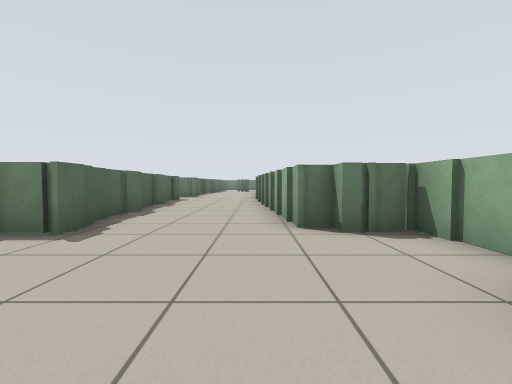
view 1 (above)

19 first-person views from a walk through a world built for the Player/Stage simulator. The camera is 0.71 m above the floor, tilts 2° down and sees 90° across. The lines on the ground mark 1 m squares. The floor is counted in squares, 1 m on a side. Each view is taken from the middle of a square. On the plan, view 1 faces up. The plan holds only what a view shows up to about 9 squares ahead; the rest is blank. Robots are left out.

view 2
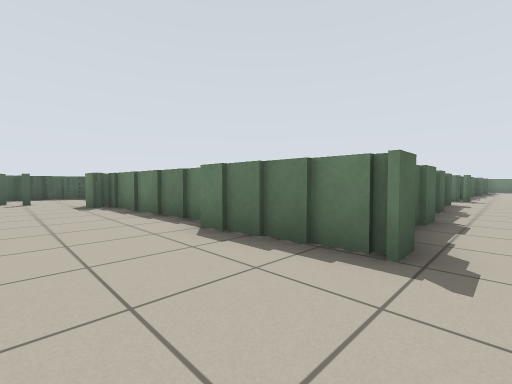

view 3
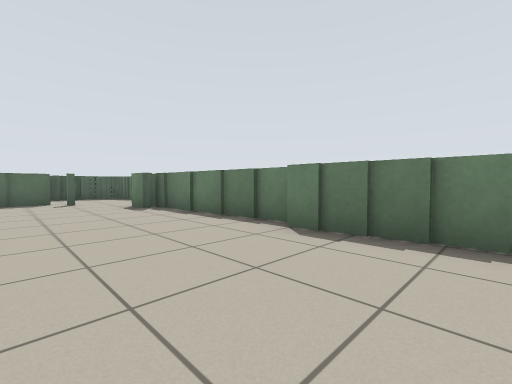

view 4
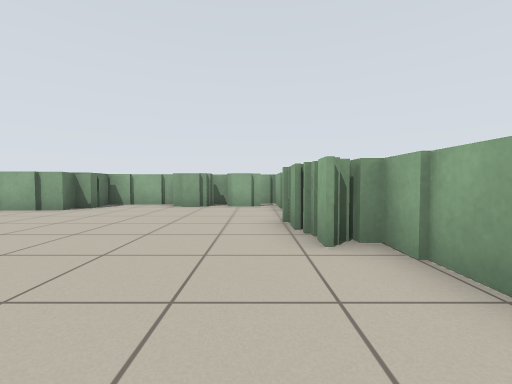

view 5
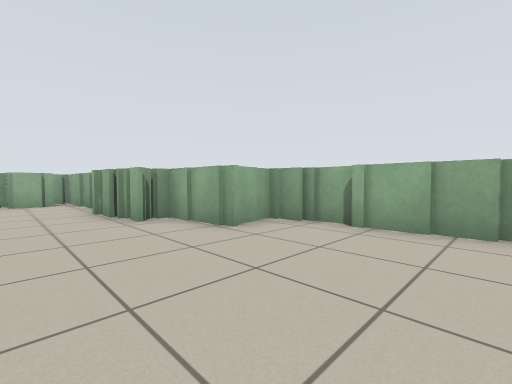

view 6
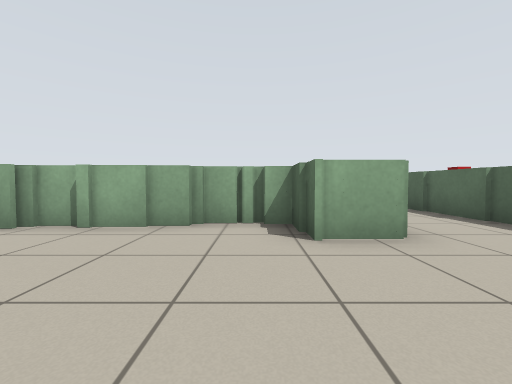

view 7
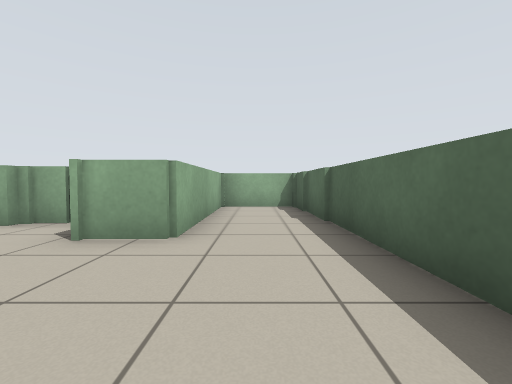

view 8
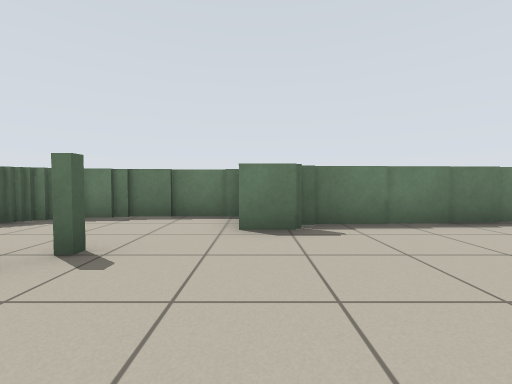

view 9
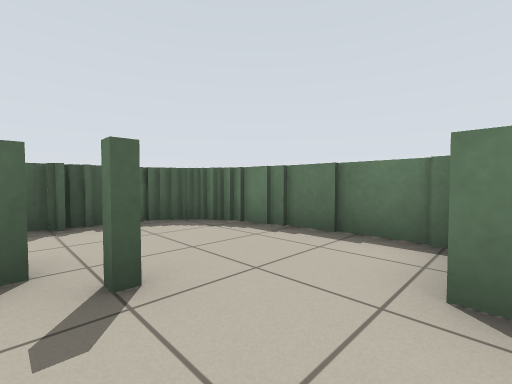

view 10
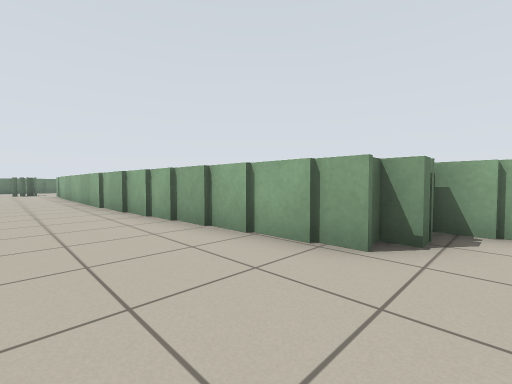

view 11
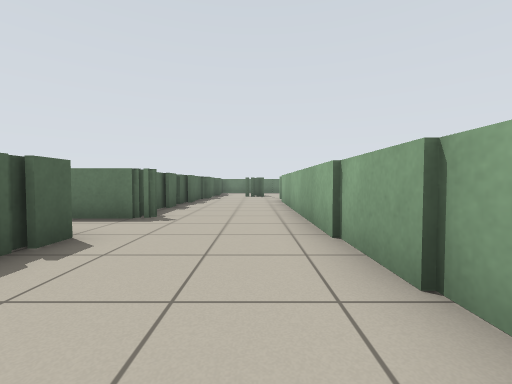

view 12
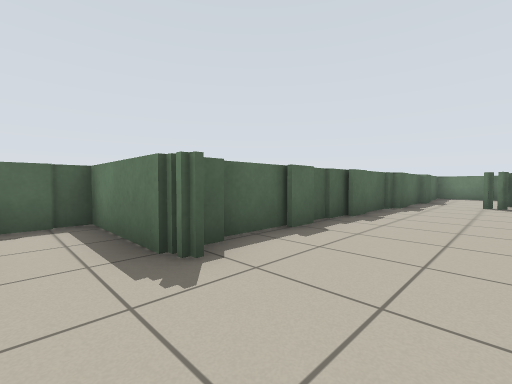

view 13
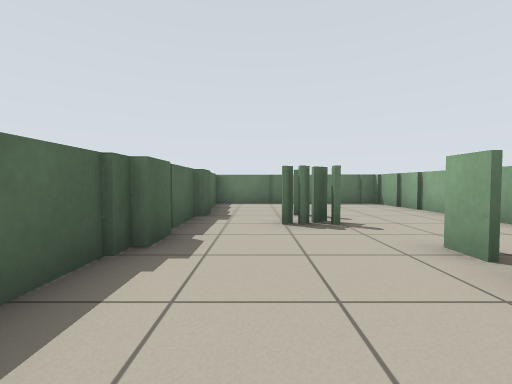

view 14
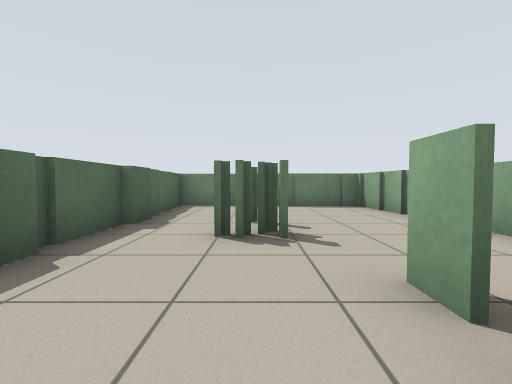

view 15
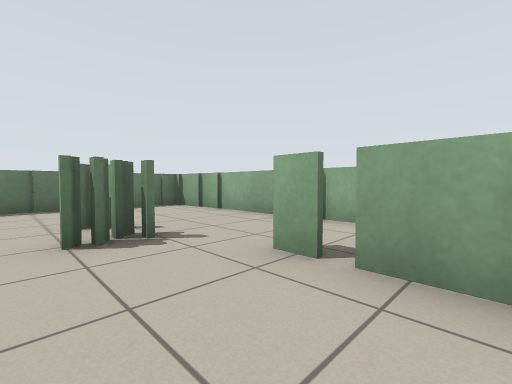

view 16
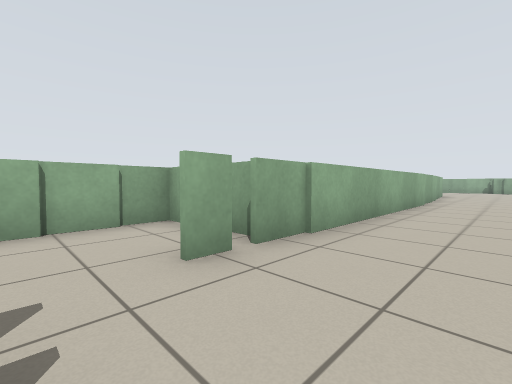

view 17
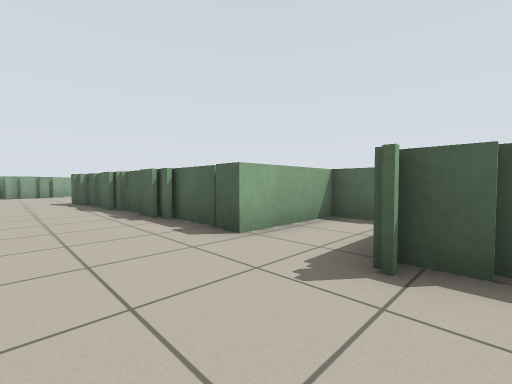

view 18
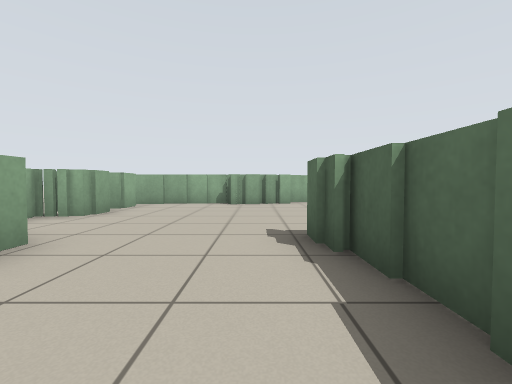

view 19
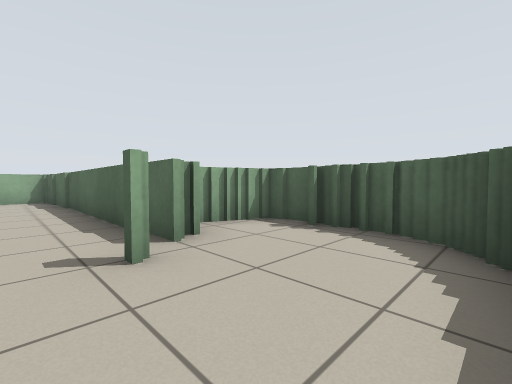

### Floor plan
Points are (right, up) in squares from view 1. A wall is a line through its corners. A room is listed if a view was taken in it or the views show most of it. See-through windows are left out.
Room 1 (views 1, 2, 3, 4, 5, 6, 7, 8, 9, 10, 11, 18, 19)
walls: (-5.8, 3.6) (-8.9, 3.6); (-4.2, 3.4) (-5.6, 3.4); (-8.8, 3.4) (-10.4, 3.4) (-10.4, 2.9) (-11.4, 2.9); (-4.9, -2.6) (-3, -2.6) (-3, -1.9); (-3.2, -1.8) (-2.1, -1.8); (-2.2, -1.6) (-1, -1.6); (-2.7, 4.5) (-2.7, 3.6) (-4.4, 3.6); (-6.1, -4.2) (-5, -4.2); (-4.5, -4) (-4.5, -3); (-8, -4.2) (-6.2, -4.2); (-1, -2) (-0.2, -2); (-0.4, -1.8) (2.8, -1.8) (2.8, -1.1); (-11.2, 4.5) (-13.8, 4.5); (-3.1, 7.1) (-3.1, 4.2); (-13.4, 1.2) (-13.4, -6.5); (1.7, 0.4) (1.7, 1.6) (2.6, 1.6) (2.6, 2.1); (-3.3, 8.4) (-3.3, 7); (1.7, -1.2) (1.7, -0.1); (1.8, 3.6) (1.2, 3.6) (1.2, 4.1) (0.6, 4.1) (0.6, 6.6); (-3.1, 8.9) (-3.1, 8.1); (0.4, 6.5) (0.4, 8.5); (2.4, 2.1) (2.4, 3.8) (1.5, 3.8); (2.6, -0.1) (2.6, 0.5); (0.1, 8.4) (0.1, 9.4); (-13.2, -6.4) (-13.2, -7.7) (-11, -7.7) (-11, -3.2) (-9.7, -3.2) (-9.7, -4.5) (-7.9, -4.5)
ways out: opening at (-1.5, 8.5) to room 2; opening at (-13, 3) to room 3
Room 2 (views 12, 13, 14, 15, 16, 17)
walls: (0.4, 18.6) (2.6, 18.6) (2.6, 19.6); (0.1, 19.2) (0.1, 19.9); (-3.7, 16.8) (-3.7, 16.1); (-3.5, 19.9) (-3.5, 16.6); (-3.5, 16) (-3.5, 15.2); (-1.1, 21.3) (-1.6, 21.3); (-3.1, 20.6) (-3.1, 19.8); (-0.8, 21.5) (-1.5, 21.5); (-3.7, 15.6) (-3.7, 13.9); (2.4, 19.6) (2.4, 24.8); (-3.5, 14) (-3.5, 13); (-3.3, 22.4) (-3.3, 20.9); (-3.1, 13.1) (-6, 13.1) (-6, 11.3) (-3.5, 11.3) (-3.5, 8.4); (-3.1, 23.9) (-3.1, 22.2); (2.2, 24.6) (2.2, 25.9) (0.1, 25.9); (-3.3, 25.1) (-3.3, 24); (0.2, 26.1) (-3.5, 26.1); (0.1, 9.4) (0.1, 19); (-3.3, 9.4) (-3.3, 8.4)
ways out: opening at (-1.5, 8.5) to room 1
Room 3 (no view inside)
walls: (-15.9, 3.1) (-15.9, 0.4) (-15.1, 0.4); (-15.2, 0.1) (-14.5, 0.1); (-13.9, 4.1) (-15, 4.1)
ways out: opening at (-13, 3) to room 1

Positions as (right, up) in squares from view 1, and headings:
1: (0, 0), facing up
2: (-2, 1), facing up-left
3: (-3, 0), facing up-left
4: (-6, -1), facing right
5: (-8, 0), facing down-right
6: (-9, 0), facing down
7: (-12, 0), facing down
8: (-11, -1), facing up
9: (-11, 1), facing up-left
10: (-2, 3), facing up-right
11: (-1, 8), facing up
12: (-1, 12), facing up-left
13: (-2, 17), facing up
14: (-1, 18), facing up
15: (-2, 18), facing up-right
16: (-2, 21), facing down-right
17: (-1, 14), facing down-left
18: (-2, 7), facing down
19: (-12, 4), facing down-left
